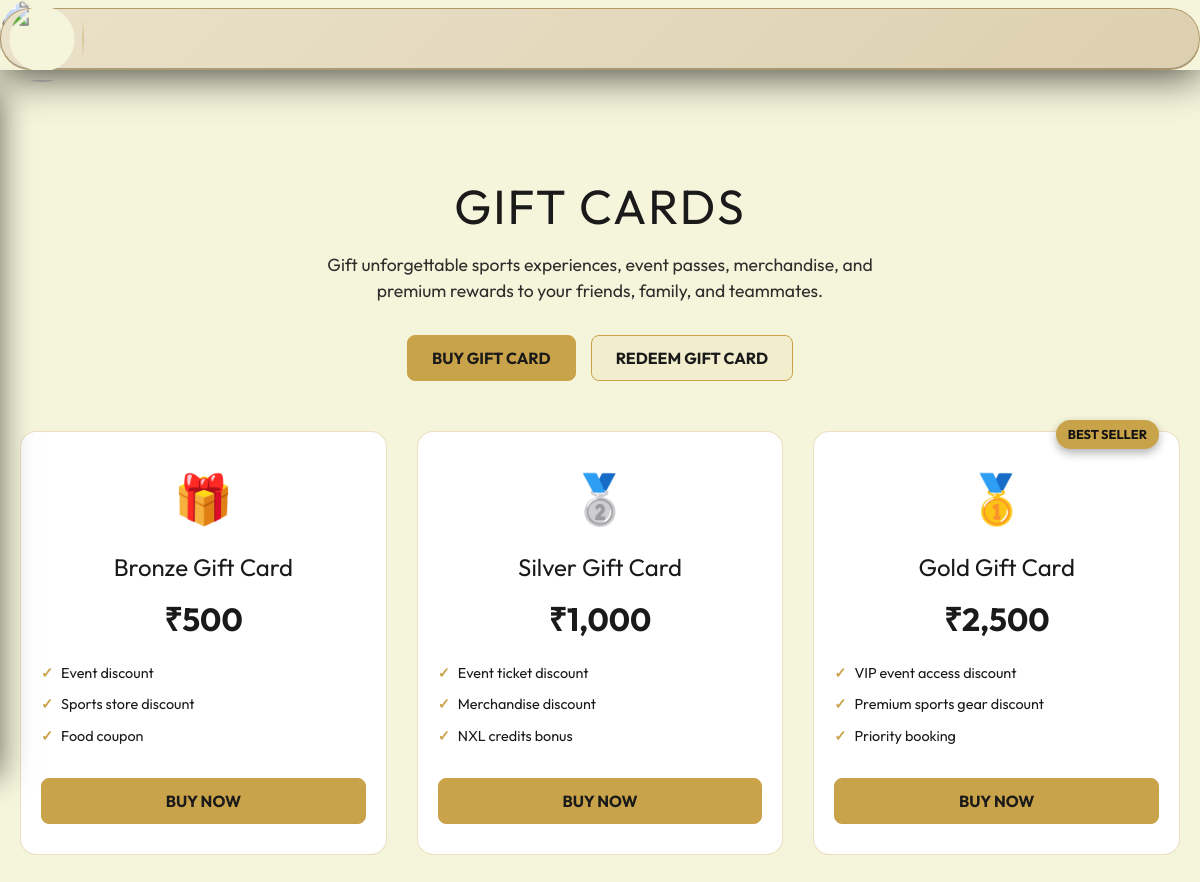
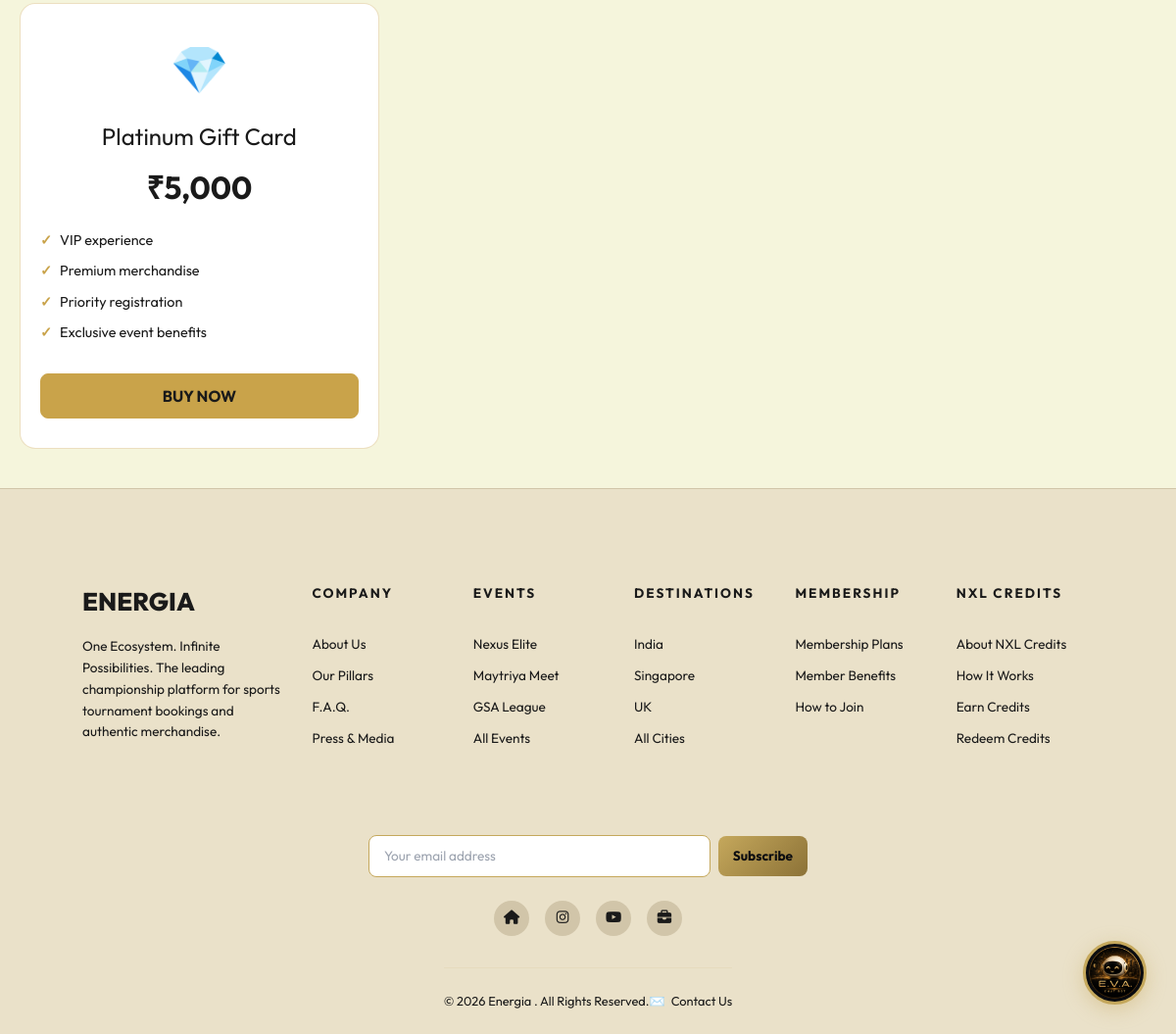
/project/gift-cards.php, run on the app's committed database (2 pictures, top to bottom).
### tables this page shows
CREATE TABLE IF NOT EXISTS gift_cards (
    id INT AUTO_INCREMENT PRIMARY KEY,
    name VARCHAR(100) NOT NULL,
    price DECIMAL(10,2) NOT NULL,
    description TEXT,
    validity_days INT DEFAULT 365,
    benefits TEXT,
    badge VARCHAR(50) NULL,
    status ENUM('active', 'inactive') DEFAULT 'active',
    created_at TIMESTAMP DEFAULT CURRENT_TIMESTAMP
);

### project/gift-cards.php (the view, shortened to what this page needs)
<?php
require_once 'includes/header.php';
require_once 'includes/navbar.php';
$db = (new Database())->getConnection();
$stmt = $db->query("SELECT * FROM gift_cards WHERE status = 'active' ORDER BY price ASC");
$giftCards = $stmt->fetchAll(PDO::FETCH_ASSOC);
?>
<link rel="stylesheet" href="assets/css/gift-cards.css">
<main class="gc-container">
    <div class="gc-hero">
        <h1>Gift Cards</h1>
        <p>Gift unforgettable sports experiences, event passes, merchandise, and premium rewards to your friends, family, and teammates.</p>
        <div class="gc-hero-actions">
            <a href="#buy" class="gc-btn gc-btn-solid">Buy Gift Card</a>
            <a href="gift-card-redeem.php" class="gc-btn">Redeem Gift Card</a>
        </div>
    </div>
    <div class="gc-grid" id="buy">
        <?php foreach ($giftCards as $card): ?>
            <?php
                $benefits = json_decode($card['benefits'], true);
                $icon = '🎁';
                if (stripos($card['name'], 'silver') !== false) $icon = '🥈';
                if (stripos($card['name'], 'gold') !== false) $icon = '🥇';
                if (stripos($card['name'], 'platinum') !== false) $icon = '💎';
            ?>
            <div class="gc-card">
                <?php if (!empty($card['badge'])): ?>
                    <div class="gc-badge"><?php echo htmlspecialchars($card['badge']); ?></div>
                <?php endif; ?>
                <div class="gc-card-icon"><?php echo $icon; ?></div>
                <h3 class="gc-card-title"><?php echo htmlspecialchars($card['name']); ?></h3>
                <div class="gc-card-price">₹<?php echo number_format($card['price']); ?></div>
                <ul class="gc-card-benefits">
                    <?php if (is_array($benefits)): ?>
                        <?php foreach ($benefits as $benefit): ?>
                            <li><?php echo htmlspecialchars($benefit); ?></li>
                        <?php endforeach; ?>
                    <?php endif; ?>
                </ul>
                <a href="gift-card-details.php?id=<?php echo $card['id']; ?>" class="gc-btn gc-btn-solid" style="width: 100%; display: block; box-sizing: border-box;">Buy Now</a>
            </div>
        <?php endforeach; ?>
    </div>
</main>
<?php require_once 'includes/footer.php'; ?>

### project/assets/css/MainLayout.css (style rules this page uses)
html { scroll-behavior: smooth; scroll-padding-top: 90px; }

### project/assets/css/chatbot.css (style rules this page uses)
body { background: #090a0f; color: #fff; font-family: 'Inter', sans-serif; margin: 0; }

### project/assets/css/gift-cards.css (style rules this page uses)
:root { --gc-bg: #050816; --gc-card-bg: #11131c; --gc-text: #ffffff; --gc-gold: #d4af37; --gc-border: rgba(212, 175, 55, 0.45); --gc-hover-bg: rgba(212, 175, 55, 0.1); }
body.light-theme { --gc-bg: #f7f1dc; --gc-card-bg: #ffffff; --gc-text: #111111; --gc-gold: #c9a34a; --gc-border: rgba(201, 163, 74, 0.35); --gc-hover-bg: rgba(201, 163, 74, 0.1); }
.gc-container { background-color: var(--gc-bg); color: var(--gc-text); min-height: 100vh; padding: 100px 20px 40px; font-family: inherit; transition: background-color 0.3s, color 0.3s; }
.gc-hero { text-align: center; margin-bottom: 50px; }
.gc-hero h1 { font-size: 3rem; color: var(--gc-gold); margin-bottom: 10px; text-transform: uppercase; letter-spacing: 2px; }
.gc-hero p { font-size: 1.1rem; color: var(--gc-text); opacity: 0.9; max-width: 600px; margin: 0 auto 30px; }
.gc-hero-actions { display: flex; justify-content: center; gap: 15px; }
.gc-btn { background: var(--gc-hover-bg); color: var(--gc-gold); border: 1px solid var(--gc-gold); padding: 10px 24px; font-size: 1rem; font-weight: bold; border-radius: 8px; cursor: pointer; text-decoration: none; transition: all 0.3s; text-transform: uppercase; }
.gc-btn-solid { background: var(--gc-gold); color: #fff; }
.gc-grid { display: grid; grid-template-columns: repeat(auto-fit, minmax(280px, 1fr)); gap: 30px; max-width: 1200px; margin: 0 auto; }
.gc-card { background: var(--gc-card-bg); border: 1px solid var(--gc-border); border-radius: 16px; padding: 30px 20px; text-align: center; position: relative; transition: transform 0.3s, box-shadow 0.3s; display: flex; flex-direction: column; }
.gc-card-icon { font-size: 3rem; margin-bottom: 15px; }
.gc-card-title { font-size: 1.5rem; color: var(--gc-gold); margin-bottom: 10px; }
.gc-card-price { font-size: 2rem; font-weight: bold; margin-bottom: 20px; }
.gc-card-benefits { list-style: none; padding: 0; margin: 0 0 20px 0; text-align: left; flex-grow: 1; }
.gc-card-benefits li { margin-bottom: 10px; font-size: 0.9rem; display: flex; align-items: center; gap: 8px; }
.gc-card-benefits li::before { content: "✓"; color: var(--gc-gold); font-weight: bold; }
.gc-badge { position: absolute; top: -12px; right: 20px; background: var(--gc-gold); color: #111; padding: 5px 12px; border-radius: 20px; font-size: 0.8rem; font-weight: bold; text-transform: uppercase; box-shadow: 0 4px 10px rgba(0,0,0,0.3); }

### data on the page
gift_cards: icon "🎁", name "Bronze Gift Card", price "500", benefits "Event discount", benefits "Sports store discount", benefits "Food coupon", $card['id'] 1 (drawn)
gift_cards: name "🥈", name "Silver Gift Card", price "1,000", benefits "Event ticket discount", benefits "Merchandise discount", benefits "NXL credits bonus"
gift_cards: badge "BEST SELLER", name "🥇", name "Gold Gift Card", price "2,500", benefits "VIP event access discount", benefits "Premium sports gear discount", benefits "Priority booking"
gift_cards: name "💎", name "Platinum Gift Card", price "5,000", benefits "VIP experience", benefits "Premium merchandise", benefits "Priority registration", benefits "Exclusive event benefits"
